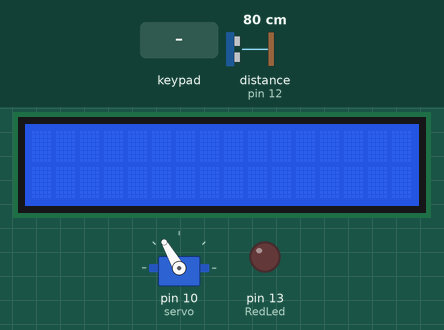
This sketch was run on a simulated Arduino Uno, built with avr-gcc and run on an emulated ATmega328P. Shown: 16×2 character LCD, servo, output pins drawn as LEDs (lit = HIGH). Wiring (inferred from the names in the program): ultrasonic range finder: trigger pin 11; echo pin 12. Inputs (shaded band) come from the test bench; at power-on: distance to the obstacle (sensor on pin 12) 80 cm. The echo pulse lasts 58.3 µs per cm; pins used as bus, display or sensor lines are not drawn; what the sketch prints to the serial monitor is not drawn.

Above: at 4.2 s.
4.3 s: keypad keys 5 5 2 2 A pressed 0.4 s apart
At 7.5 s:
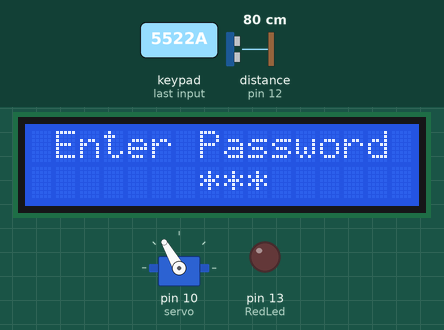
7.8 s: key '7' pressed
At 10.6 s:
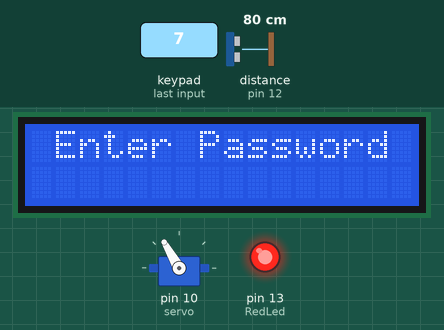
10.8 s: keypad keys 5 5 2 2 D pressed 0.4 s apart
At 12.9 s:
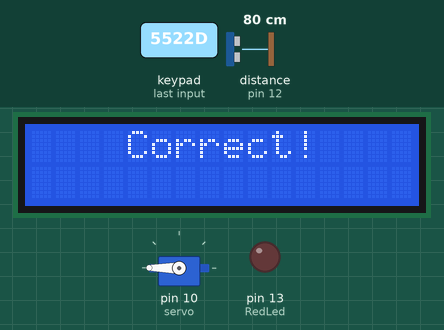
14.3 s: keypad keys 2 2 1 1 A pressed 0.4 s apart
At 15.7 s:
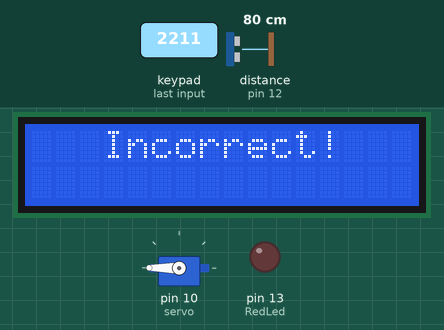
17.8 s: key 'F' pressed
At 19.0 s:
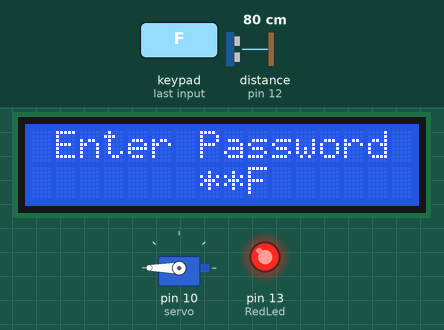
20.6 s: keypad keys 2 2 1 1 pressed 0.4 s apart
At 22.4 s:
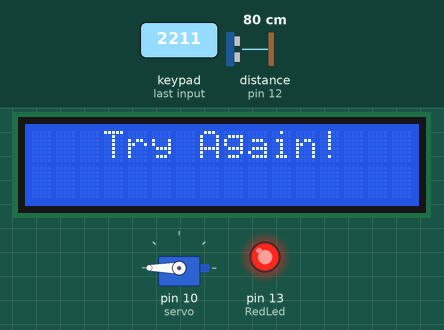
Timing chart, 0 to 23.9 s (numbered marks = the images above; inputs shaded):
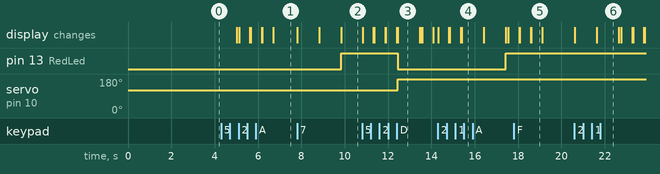

Measured:
- after the input at 4.3 s, the display: first differs from a run without the input after 0.82 s (image 1 shows a later state)
- after the input at 7.8 s, pin 13 (RedLed): LOW → HIGH after 2.0 s; the display: first changes at once (image 2 shows a later state)
- after the input at 10.8 s, pin 13 (RedLed): HIGH → LOW after 1.6 s; servo on pin 10 (servo): 120° → 180° after 1.6 s; the display: first changes at once (image 3 shows a later state)
- after the input at 14.3 s, pin 13 (RedLed): LOW → HIGH after 3.1 s; the display: first changes at once (image 4 shows a later state)
- after the input at 17.8 s, the display: first differs from a run without the input after 0.82 s (image 5)
- after the input at 20.6 s, the display: first changes at once (image 6 shows a later state)
- what the display in image 3 shows lasts 1.1 s, from 12.4 s to 13.5 s

The sketch:

KEYPAD.ino
```cpp
#include <ArduinoJson.h>
#include <ArduinoJson.hpp>

#include <SoftwareSerial.h>

#include <Keypad.h>
#include <Servo.h>
#include <Wire.h>
#include <LiquidCrystal_I2C.h>

LiquidCrystal_I2C lcd(0x27, 16, 2); // 0x27 địa chỉ LCD, 16 cột và 2 hàng
Servo myservo; //Tạo biến myServo của loại Servo

//pin
int servo = 10;
int RedLed = 13;
const int trig = 11;     // chân trig của HC-SR04
const int echo = 12;     // chân echo của HC-SR04

#define rxPin A2
#define txPin A3

SoftwareSerial mySerial =  SoftwareSerial(rxPin, txPin);
StaticJsonDocument<256> doc;

unsigned long previousMillis = 0;
const unsigned long interval = 5000; // Thời gian delay 1000 milliseconds (1 giây)

int state_check = 0;

int i = 0;
int on = 0;
int countClr = 0;
const byte ROWS = 4;
const byte COLS = 4;

char password[5];
char On_equip[]="5522"; // Mật khẩu mở cửa
char Off_equip[]="2211"; // Mật khẩu đóng cửa

char MatrixKey[ROWS][COLS] =
{
  {'7','8','9','F'},
  {'4','5','6','E'},
  {'1','2','3','D'},
  {'A','0','B','C'}
};
byte rowPins[ROWS] = {2,3,4,5}; // R1,R2,R3,R4
byte colPins[COLS] = {6,7,8,9}; // C1,C2,C3,C4

Keypad Mykeys = Keypad( makeKeymap(MatrixKey), rowPins, colPins, ROWS, COLS);

char text_input_json[] = "{\"state\":\"done\",\"warming\":\"no-warming\"}";

void setup() {
  // put your setup code here, to run once:
  Serial.begin(9600);

  pinMode(RedLed,OUTPUT);

  pinMode(rxPin, INPUT);
  pinMode(txPin, OUTPUT);
  mySerial.begin(9600);

  pinMode(trig,OUTPUT);   // chân trig sẽ phát tín hiệu
  pinMode(echo,INPUT);    // chân echo sẽ nhận tín hiệu

  lcd.init(); // Khởi tạo màn hình Màn hình
  lcd.backlight(); // Bật đèn màn hình Màn hình

  myservo.attach(servo);
  myservo.write (120);

}

void loop() {
  // put your main code here, to run repeatedly:
  deserializeJson(doc, text_input_json);
  unsigned long currentMillis = millis();
  unsigned long duration; // biến đo thời gian
  int distance;           // biến lưu khoảng cách

  /* Phát xung từ chân trig */
  digitalWrite(trig,0);   // tắt chân trig
  delayMicroseconds(2);
  digitalWrite(trig,1);   // phát xung từ chân trig
  delayMicroseconds(5);   // xung có độ dài 5 microSeconds
  digitalWrite(trig,0);   // tắt chân trig

  /* Tính toán thời gian */
  // Đo độ rộng xung HIGH ở chân echo.
  duration = pulseIn(echo,HIGH);
  // Tính khoảng cách đến vật.
  distance = int(duration/2/29.412); // khoảng cách cm
  char EnterKey = Mykeys.getKey();
  if (currentMillis - previousMillis >= interval) {
    previousMillis = currentMillis;
    (distance < 1189) ? state_check = 1 : state_check  = 0;
    Serial.println(distance);
  }
  if(state_check == 1){
    if(i == 0){
      lcd.setCursor(1,0);
      lcd.print("Enter Password");
    }
    if(EnterKey){
      password[i]=EnterKey; // Nhập lần lượt các ký tự vào biến chuỗi ký tự Psssword
      i++;
      on++;
      Serial.println(password);
      // Nhập mật khẩu
      if (i == 0) {
        password[0] = EnterKey;
        lcd.setCursor(6, 1);
        lcd.print(password[0]);
        delay(500); // Ký tự hiển thị trên màn hình LCD trong 0.5s
        lcd.setCursor(6, 1);
        lcd.print("*"); // Ký tự được thay bởi dấu *
      }
      if (i == 1) {
        password[1] = EnterKey;
        lcd.setCursor(7, 1);
        lcd.print(password[1]);
        delay(500);
        lcd.setCursor(7, 1);
        lcd.print("*");
      }
      if (i == 2) {
        password[2] = EnterKey;
        lcd.setCursor(8, 1);
        lcd.print(password[2]);
        delay(500);
        lcd.setCursor(8, 1);
        lcd.print("*");
      }
      if (i == 3) {
        password[3] = EnterKey;
        lcd.setCursor(9, 1);
        lcd.print(password[3]);
        delay(500);
        lcd.setCursor(9, 1);
        lcd.print("*");
      }
    }
    if(on==4){
      if(!strcmp(password,On_equip)){
        lcd.clear();
        lcd.print("    Correct!");
        myservo.write(180); // Mở cửa!
        digitalWrite(RedLed,LOW);
        delay(1000);
        lcd.clear();
        lcd.print("      Opened!");
        i=0;
        Serial.println(" Dung mat khau mo cua!");
        doc["state"] = "OPEN";
        doc["warming"] = "Warming close to door!";
        serializeJson(doc, mySerial);
      }
      if(!strcmp(password,Off_equip)){
        lcd.clear();
        myservo.write(120); // Đóng cửa
        lcd.print("     Closed!");
        digitalWrite(RedLed,0);
        delay(2000);
        lcd.clear();
        lcd.print(" Enter Password");
        i=0;
        doc["state"] = "CLOSE";
        doc["warming"] = "No warming";
        serializeJson(doc, mySerial);
      }
      if(strcmp(password,On_equip)){
        if(strcmp(password,Off_equip)){
          lcd.clear();
          lcd.print("   Incorrect!");
          delay(1000);
          lcd.clear();
          lcd.print("   Try Again!");
          delay(1000);
          lcd.clear();
          lcd.print(" Enter Password");
          i = 0;
          Serial.println(" Sai mat khau nhap lai.............");
          digitalWrite(RedLed,1);
          doc["state"] = "CLOSE";
          doc["warming"] = "Stranger alert!";
          serializeJson(doc, mySerial);
        }
      }
      on=0;
    }
    countClr = 0;
  }
  else{
    if(countClr == 0){
      lcd.clear();
      countClr++;
    }
      // myservo.write(120); // Đóng cửa
    // i = 0;
    // on = 0;
    // lcd.setCursor(4,0);
    // lcd.print("Closed!");
    // delay(2000);

    // doc["state"] = "CLOSE";
    // doc["warming"] = "No warming!";
    // serializeJson(doc, mySerial);
  }
}
```
